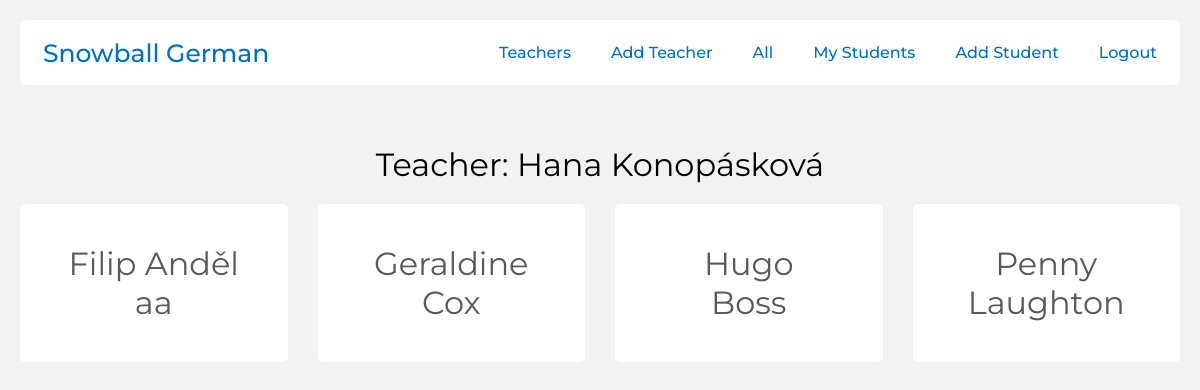
Page /030/teacherDetail.php?id=1 (signed in) on the committed database.
### tables this page shows
CREATE TABLE `user` (
  `id` int(11) NOT NULL,
  `name` varchar(50) NOT NULL,
  `surname` varchar(50) NOT NULL,
  `email` varchar(50) NOT NULL,
  `password` varchar(200) NOT NULL,
  `admin` tinyint(1) NOT NULL,
  `teacher` tinyint(4) NOT NULL,
  `teacher_id` int(11) NOT NULL,
  `gdpr` tinyint(4) NOT NULL
);

### 030/model/trida.php (called while the page is built, shortened)
<?php
class trida
{
    protected $conn;
    public function __construct()
    {
        $this->conn = new PDO('mysql:host=' . trida::HOST . ';dbname=' . trida::DBNAME,
        trida::USER,
        trida::PASS);
        $this->conn->query('SET NAMES utf8');
    }
    public function exec($sql, $PARAMS = [])
    {
        $stmt = $this->conn->prepare($sql);
        $result = $stmt->execute($PARAMS);
        return $stmt;
    }
    public function selectAll($sql, $PARAMS = [])
    {
        return $this->exec($sql, $PARAMS)->fetchAll();
    }
    public function selectOne($sql, $PARAMS = [])
    {
        return $this->exec($sql, $PARAMS)->fetch();
    }
}

### 030/model/abstraktni.php (called while the page is built, shortened)
<?php
class abstraktni
{
    public function __construct(trida $db)
    {
        $this->db = $db;
    }
}

### 030/model/user_repository.php (called while the page is built, shortened)
<?php
class user_repository extends abstraktni{
    public function GetStudentsByTeacherId($teacher_id)
    {
        $sql = 'SELECT * from user where teacher_id=:teacher_id order by name';
        $params = [
            ':teacher_id' => $teacher_id,
        ];
        return $this->db->selectAll($sql, $params);
    }
    public function getUserById($id)
    {
        $sql ='SELECT * from user where id = :id';
        $params = [
            ':id' => $id,
        ];
        return $this->db->selectOne($sql, $params);
    }
}

### 030/teacherDetail.php (the view, shortened to what this page needs)
<?php
$db = new trida();
$us = new user_repository($db);
$user = $us->getUserByID($_GET['id']);
$student = $us->GetStudentsByTeacherId($_GET['id']);
?>
<?php if(isset($_SESSION['user'])):?>
<!DOCTYPE html>
<html lang="en">
<head>
    <?php include 'head.php'?>
</head>
<body>
    <?php include 'header.php'?>
    <main class="transparent">
            <h1 class="center weight400"> Teacher: <?= $user['name']?> <?= $user['surname']?></a> </h1>
            <div class="students">
                <?php foreach($student as $s):?>
                <a href="tabularOverview.php?id=<?=$s['id']?>" class="student-content link">
                    <div class="students-element">
                        <h1 class="weight400"><?=$s['name']?></h1>
                        <h1 class="weight400"><?=$s['surname']?></h1>
                    </div>
                </a>
                <?php endforeach;?>
            </div>
            </main>
        </body>
        </html>
</body>
</html>
<?php endif;?>

### 030/style.css (style rules this page uses)
* { margin: 0; padding: 0; box-sizing: border-box; font-family: 'Montserrat', sans-serif; }
html { --color: #f2f2f2ff; --blue:#0070c0ff; }
body { background: var(--color); }
main { position: relative; max-width: 1200px; margin: 20px auto; min-height: 90vh; background: #fff; box-sizing: border-box; border-radius: 4px; padding: 30px; }
.transparent { background: transparent; border:none; padding: 0; box-shadow: none; margin-top: 60px; min-height: 90vh; }
.students { display: grid; grid-template-columns: 1fr 1fr 1fr 1fr; grid-gap: 30px; align-items: center; justify-content: center; }
.students-element { text-align: center; background: #fff; padding: 40px 0; border-radius: 5px; transition: 0.4s; color: #595959ff; }
.student-content { width: 100%; height: 100%; }
.weight400 { font-weight: 400; }
.link { text-decoration: none; color: #000; }
.center { text-align: center; margin-bottom: 20px; }
@media (max-width: 1200px) { main { margin: 20px; } }

### rows in the picture
user: name "Hana", surname "Konopásková"
user: name "Filip Anděl", surname "aa"
user: name "Geraldine", surname "Cox"
user: name "Hugo", surname "Boss"
user: name "Penny", surname "Laughton"
